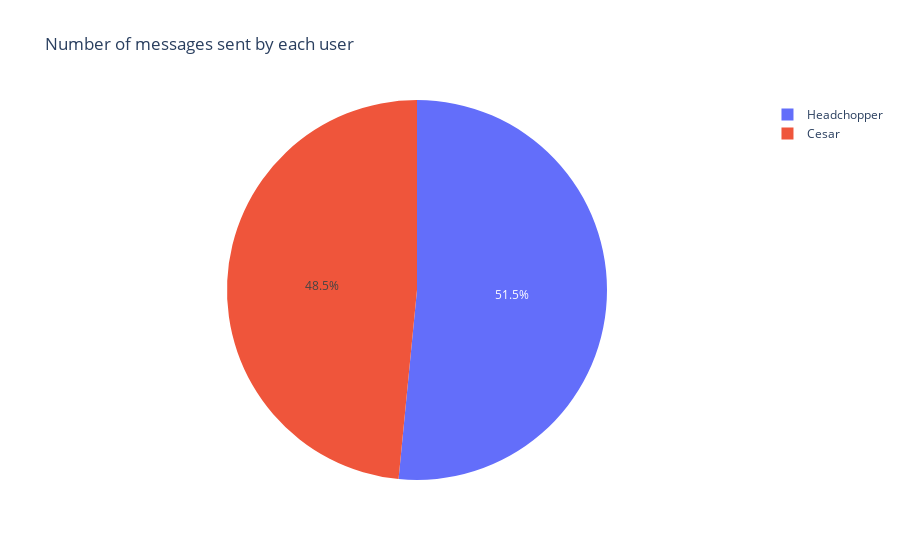

Here is the notebook cell this chart was saved with:
### Code cell
top_10 = ds_data['sender'].value_counts()
#plot a pie chart
fig = px.pie(values=top_10, names=top_10.index, title='Number of messages sent by each user')
fig.show()

### Figure 1 — Plotly figure (JSON) as saved in the notebook; plotly's stock layout.template omitted (floating-point values rounded to 4 significant figures)
{"data": [{"domain": {"x": [0, 1], "y": [0, 1]}, "hovertemplate": "label=%{label}<br>value=%{value}<extra></extra>", "labels": ["Headchopper", "Cesar"], "legendgroup": "", "name": "", "showlegend": true, "type": "pie", "values": [1865, 1753]}], "layout": {"legend": {"tracegroupgap": 0}, "title": {"text": "Number of messages sent by each user"}}}
